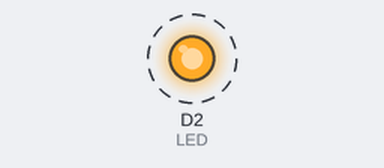
Recording of a sketch running on a simulated ESP8266 (NodeMCU). Shown: output pins drawn as LEDs (lit = HIGH). Dashed ring = blinking. What the sketch prints to the serial monitor is not drawn.

Above: at 0.7 s.
Timing chart, 0 to 4.8 s (numbered marks = the images above):
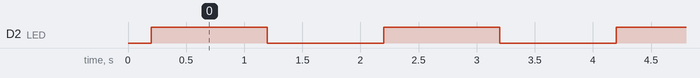

Measured:
- by itself, D2 (LED): alternates HIGH for 1.0 s and LOW for 1.0 s

The sketch:

Blink_External_LED.ino
```cpp
#define LED D2 // GPIO4 (D2)

void setup() {
  Serial.begin(115200);
  delay(200);
  pinMode(LED, OUTPUT);
}

void loop() {
  digitalWrite(LED, HIGH);
  Serial.println("LED on");
  delay(1000);
  digitalWrite(LED, LOW);
  Serial.println("LED off");
  delay(1000);
}
```
